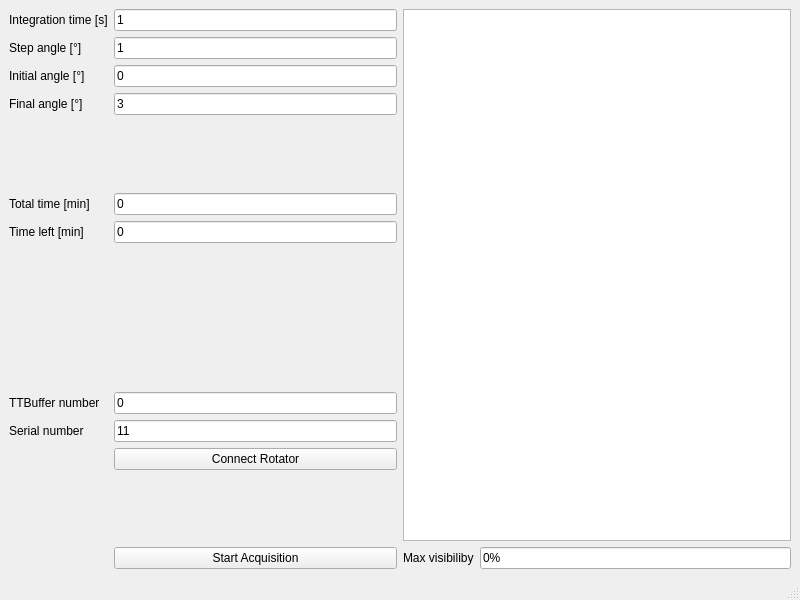
<?xml version="1.0" encoding="UTF-8"?>
<ui version="4.0">
 <class>MainWindow</class>
 <widget class="QMainWindow" name="MainWindow">
  <property name="geometry">
   <rect>
    <x>0</x>
    <y>0</y>
    <width>800</width>
    <height>600</height>
   </rect>
  </property>
  <property name="windowTitle">
   <string>MainWindow</string>
  </property>
  <widget class="QWidget" name="centralwidget">
   <layout class="QHBoxLayout" name="horizontalLayout">
    <item>
     <layout class="QFormLayout" name="formLayout">
      <property name="fieldGrowthPolicy">
       <enum>QFormLayout::AllNonFixedFieldsGrow</enum>
      </property>
      <item row="0" column="0">
       <widget class="QLabel" name="label">
        <property name="text">
         <string>Integration time [s]</string>
        </property>
       </widget>
      </item>
      <item row="0" column="1">
       <widget class="QLineEdit" name="txtIntTime">
        <property name="text">
         <string>1</string>
        </property>
       </widget>
      </item>
      <item row="1" column="0">
       <widget class="QLabel" name="label_2">
        <property name="text">
         <string>Step angle [°]</string>
        </property>
       </widget>
      </item>
      <item row="1" column="1">
       <widget class="QLineEdit" name="txtStpAngle">
        <property name="text">
         <string>1</string>
        </property>
       </widget>
      </item>
      <item row="2" column="0">
       <widget class="QLabel" name="label_3">
        <property name="text">
         <string>Initial angle [°]</string>
        </property>
       </widget>
      </item>
      <item row="2" column="1">
       <widget class="QLineEdit" name="txtIniAngle">
        <property name="text">
         <string>0</string>
        </property>
       </widget>
      </item>
      <item row="3" column="0">
       <widget class="QLabel" name="label_4">
        <property name="text">
         <string>Final angle [°]</string>
        </property>
       </widget>
      </item>
      <item row="3" column="1">
       <widget class="QLineEdit" name="txtFinAngle">
        <property name="text">
         <string>3</string>
        </property>
       </widget>
      </item>
      <item row="4" column="0">
       <spacer name="verticalSpacer">
        <property name="orientation">
         <enum>Qt::Vertical</enum>
        </property>
        <property name="sizeHint" stdset="0">
         <size>
          <width>20</width>
          <height>40</height>
         </size>
        </property>
       </spacer>
      </item>
      <item row="5" column="0">
       <widget class="QLabel" name="label_5">
        <property name="text">
         <string>Total time [min]</string>
        </property>
       </widget>
      </item>
      <item row="5" column="1">
       <widget class="QLineEdit" name="txtTotTime">
        <property name="text">
         <string>0</string>
        </property>
       </widget>
      </item>
      <item row="6" column="0">
       <widget class="QLabel" name="label_7">
        <property name="text">
         <string>Time left [min]</string>
        </property>
       </widget>
      </item>
      <item row="6" column="1">
       <widget class="QLineEdit" name="txtTimeLeft">
        <property name="text">
         <string>0</string>
        </property>
       </widget>
      </item>
      <item row="7" column="0">
       <spacer name="verticalSpacer_2">
        <property name="orientation">
         <enum>Qt::Vertical</enum>
        </property>
        <property name="sizeHint" stdset="0">
         <size>
          <width>20</width>
          <height>40</height>
         </size>
        </property>
       </spacer>
      </item>
      <item row="8" column="0">
       <spacer name="verticalSpacer_3">
        <property name="orientation">
         <enum>Qt::Vertical</enum>
        </property>
        <property name="sizeHint" stdset="0">
         <size>
          <width>20</width>
          <height>40</height>
         </size>
        </property>
       </spacer>
      </item>
      <item row="10" column="0">
       <widget class="QLabel" name="label_8">
        <property name="text">
         <string>TTBuffer number</string>
        </property>
       </widget>
      </item>
      <item row="10" column="1">
       <widget class="QLineEdit" name="txtBufferNo">
        <property name="text">
         <string>0</string>
        </property>
       </widget>
      </item>
      <item row="11" column="1">
       <widget class="QLineEdit" name="txtSN">
        <property name="text">
         <string>11</string>
        </property>
       </widget>
      </item>
      <item row="12" column="1">
       <widget class="QPushButton" name="btnConnect">
        <property name="text">
         <string>Connect Rotator</string>
        </property>
       </widget>
      </item>
      <item row="11" column="0">
       <widget class="QLabel" name="label_10">
        <property name="text">
         <string>Serial number</string>
        </property>
       </widget>
      </item>
      <item row="14" column="1">
       <widget class="QPushButton" name="btnStart">
        <property name="text">
         <string>Start Acquisition</string>
        </property>
       </widget>
      </item>
      <item row="13" column="1">
       <spacer name="verticalSpacer_4">
        <property name="orientation">
         <enum>Qt::Vertical</enum>
        </property>
        <property name="sizeHint" stdset="0">
         <size>
          <width>20</width>
          <height>40</height>
         </size>
        </property>
       </spacer>
      </item>
     </layout>
    </item>
    <item>
     <layout class="QVBoxLayout" name="verticalLayout">
      <item>
       <widget class="PlotWidget" name="pltVisibility"/>
      </item>
      <item>
       <layout class="QFormLayout" name="formLayout_2">
        <property name="fieldGrowthPolicy">
         <enum>QFormLayout::AllNonFixedFieldsGrow</enum>
        </property>
        <item row="0" column="0">
         <widget class="QLabel" name="label_9">
          <property name="text">
           <string>Max visibiliby</string>
          </property>
         </widget>
        </item>
        <item row="0" column="1">
         <widget class="QLineEdit" name="txtMaxVis">
          <property name="text">
           <string>0%</string>
          </property>
         </widget>
        </item>
       </layout>
      </item>
     </layout>
    </item>
   </layout>
  </widget>
  <widget class="QMenuBar" name="menubar">
   <property name="geometry">
    <rect>
     <x>0</x>
     <y>0</y>
     <width>800</width>
     <height>25</height>
    </rect>
   </property>
  </widget>
  <widget class="QStatusBar" name="statusbar"/>
 </widget>
 <customwidgets>
  <customwidget>
   <class>PlotWidget</class>
   <extends>QGraphicsView</extends>
   <header>pyqtgraph</header>
  </customwidget>
 </customwidgets>
 <resources/>
 <connections/>
</ui>
